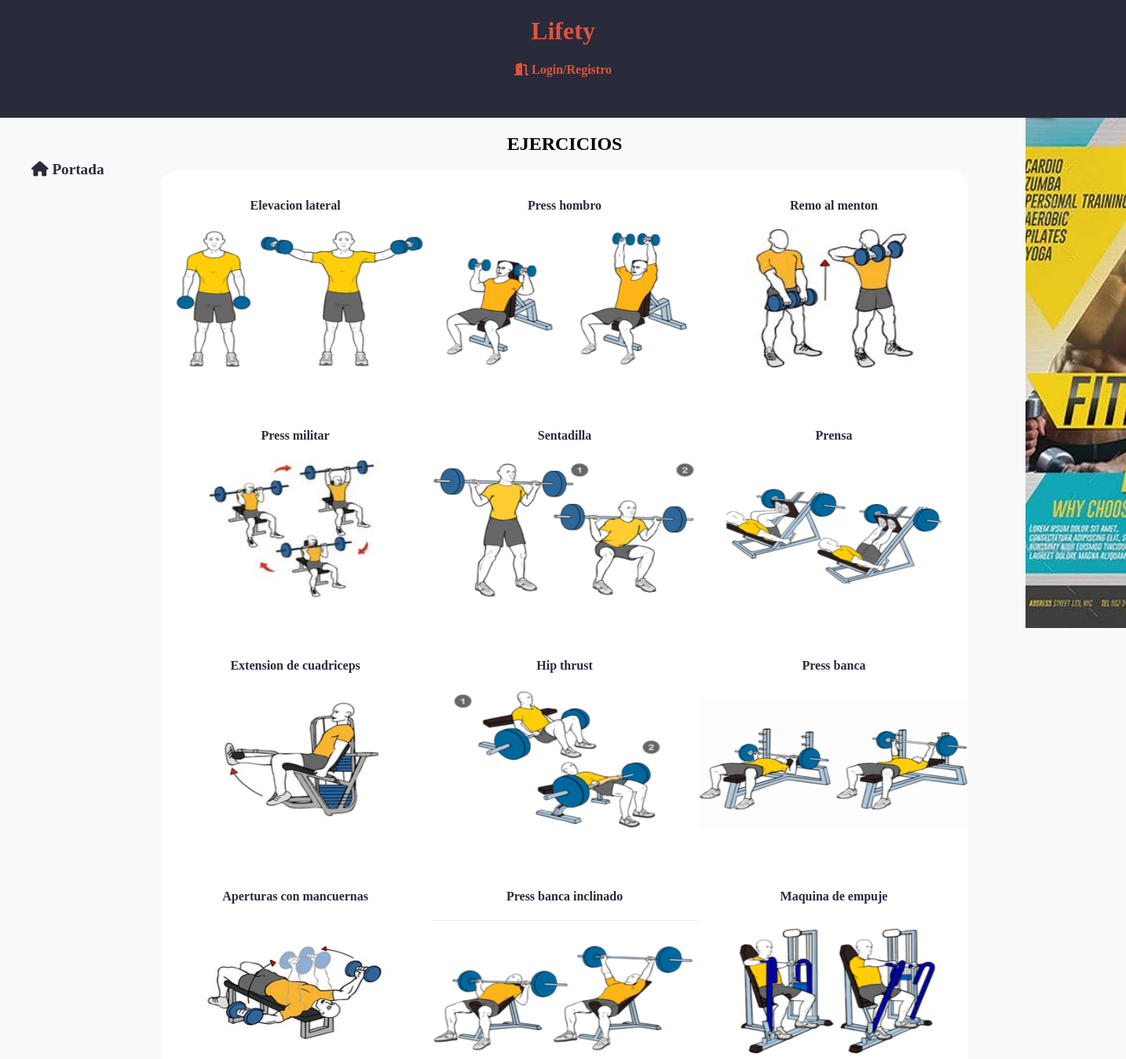
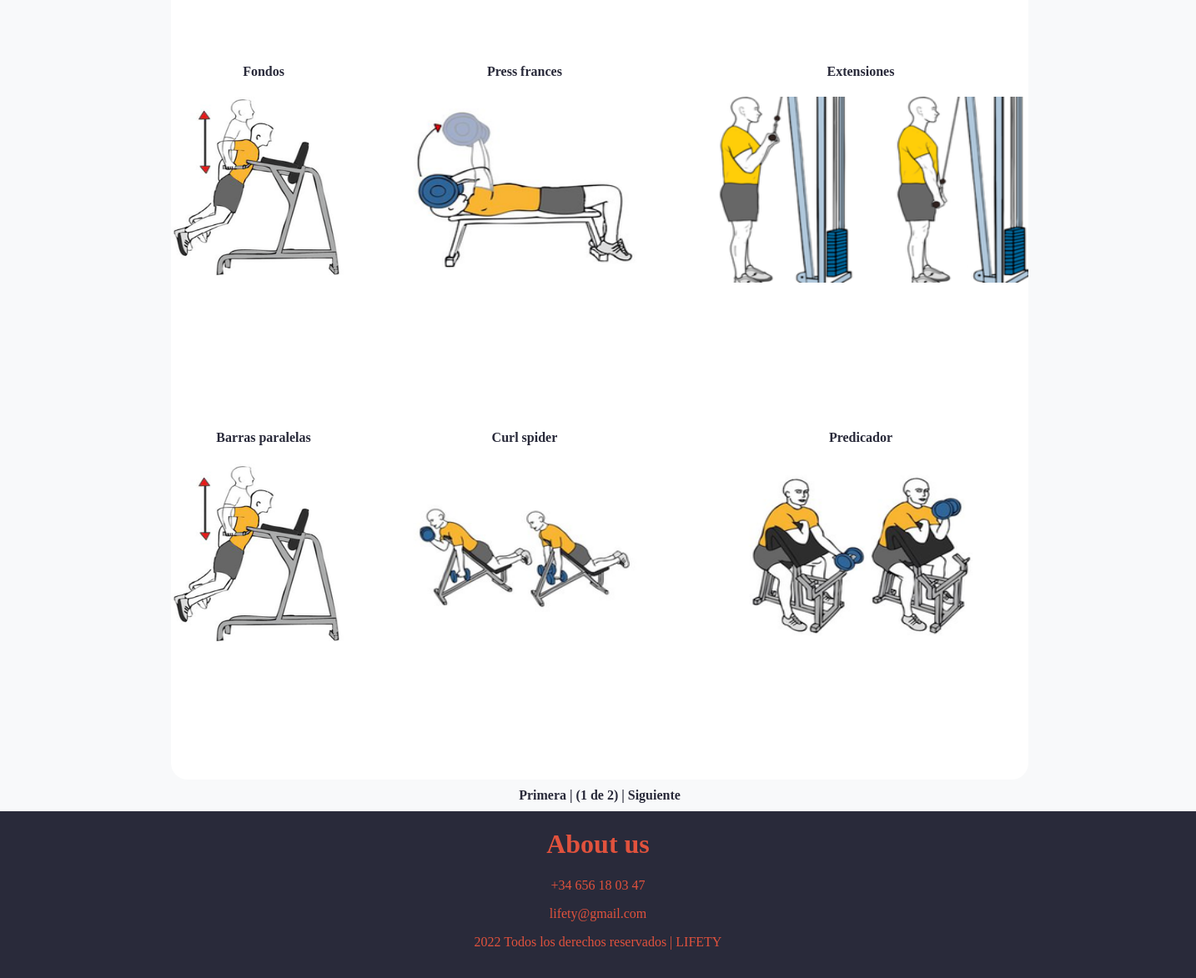
Page /ejercicios.php on the committed database (2 pictures, top to bottom).
### tables this page shows
CREATE TABLE `ejercicios` (
  `id_ejercicio` int(5) NOT NULL AUTO_INCREMENT,
  `tipo` int(1) NOT NULL,
  `musculo` varchar(40) DEFAULT NULL,
  `nombre` varchar(40) DEFAULT NULL,
  `descripcion` mediumtext NOT NULL,
  PRIMARY KEY (`id_ejercicio`)
);

CREATE TABLE `anuncio` (
  `id_anuncio` int(5) unsigned NOT NULL AUTO_INCREMENT,
  `nombre_empresa` varchar(20) NOT NULL,
  `contenido` mediumtext NOT NULL,
  `imagen` varchar(50) NOT NULL,
  `link` varchar(50) NOT NULL,
  PRIMARY KEY (`id_anuncio`),
  KEY `Empresa_FK` (`nombre_empresa`),
  CONSTRAINT `Empresa_FK` FOREIGN KEY (`nombre_empresa`) REFERENCES `empresas` (`nombre`) ON DELETE CASCADE ON UPDATE CASCADE
);

### includes/clases/appweb/Aplicacion.php (called while the page is built, shortened)
<?php
class Aplicacion {
    private static $instancia;
    private $inicializada;
    private function __construct() {
        $this->inicializada = false;
    }
    public function init($bdDatosConexion, $rutaApp = '/', $dirInstalacion = __DIR__) {
        if (!$this->inicializada) {
            $this->rutaRaizApp = $rutaApp;
            $this->inicializada = true;
        }
    }
    public function resuelve($path = '') {
        $rutaAppLongitudPrefijo = mb_strlen($this->rutaRaizApp);
        if (mb_strlen($path) > 0 && mb_substr($path, 0, 1) !== '/') {
            $path = '/' . $path;
        }
        return $this->rutaRaizApp . $path;
    }
    public function usuarioLogueado() {
        return ($_SESSION['login'] ?? false) === true;
    }
    public function esProfesional() {
        return $this->usuarioLogueado() && $_SESSION['rol'] == Personas::PROFESSIONAL_ROLE;
    }
    public function buildUrl($relativeURL, $params = []) {
        $url = $this->resuelve($relativeURL);
        $query = self::buildParams($params);
        if (!empty($query)) {
            $url .= '?' . $query;
        }
        return $url;
    }
    public static function buildParams($params, $separator = '&', $enclosing = '') {
        $query = '';
        $numParams = 0;
        foreach ($params as $param => $value) {
            if ($value != null) {
                if ($numParams > 0) {
                    $query .= $separator;
                }
                $query .= "{$param}={$enclosing}{$value}{$enclosing}";
                $numParams++;
            }
        }
        return $query;
    }
    public static function getInstance() {
        if (!self::$instancia instanceof self) {
            self::$instancia = new static();
        }
        return self::$instancia;
    }
}

### includes/clases/appweb/contenido/Ejercicios.php (called while the page is built, shortened)
<?php
class Ejercicios {
    public static function getData(){
        $conn = Aplicacion::getInstance()->getConexionBd();
        $query = sprintf("SELECT * FROM ejercicios");
        $rs = $conn->query($query);
        $result = array();
        try {
            $rs = $conn->query($query);
            while ($fila = $rs->fetch_assoc()) {
                array_push($result, $fila);
            }
        } finally {
            if ($rs != null)
                $rs->free();
        }
        return $result;
    }
}

### includes/config.php (called while the page is built, shortened)
<?php
spl_autoload_register(function ($class) {
    $prefix = '';
    $base_dir = __DIR__ . '/clases/';
    $len = strlen($prefix);
    $relative_class = substr($class, $len);
    $file = $base_dir . str_replace('\\', '/', $relative_class) . '.php';
});

### includes/clases/appweb/publicidad/BannerAnuncio.php (called while the page is built, shortened)
<?php
class BannerAnuncio {
    static public function LogicaBanner(){
        $conn = Aplicacion::getInstance()->getConexionBd();
        $query = sprintf("SELECT * FROM anuncio ORDER BY RAND() LIMIT 1");
        $rs = $conn->query($query);
        $fila = $rs->fetch_assoc();
        $array = array();
        array_push($array, $fila["contenido"],$fila["imagen"],$fila["link"]);
        return $array;
    }
}

### includes/vistas/helpers/ejercicios.php (the view, shortened to what this page needs)
<?php
function muestraEjercicio($ejercicio) {
   $app = Aplicacion::getInstance();
   $verURL = $app->buildUrl('ejercicio.php', [
       'id' => $ejercicio['id_ejercicio']
   ]);
   $ruta = RUTA_IMGS;
   return <<<EOS
   <a href="{$verURL}">
        <h4> {$ejercicio['nombre']} </h4>
        <img src="$ruta/ejercicios/$ejercicio[id_ejercicio].png" alt="LIFETY">
    </a>
   EOS;
}
function listaListaEjerciciosPaginadas($ejercicios, $url, $numPorPagina = 18, $numPagina = 1) {
    return listaListaejerciciosPaginadasRecursivo($ejercicios, $url,  1, $numPorPagina, $numPagina);
}
function listaListaEjerciciosPaginadasRecursivo($ejercicios, $url, $nivel = 1, $numPorPagina = 18, $numPagina = 1) {
    $primerejercicio = ($numPagina - 1) * $numPorPagina;
    $app = Aplicacion::getInstance();
    $numejercicios = count($ejercicios);
    $haySiguientePagina = false;
    if ($numejercicios > $numPorPagina + $primerejercicio) {
        $haySiguientePagina = true;
    }
    if($app->esProfesional()){
        $form = new appweb\contenido\FormularioCreaEjercicio();
        $html = $form->gestiona();
    }
    else $html = '';
    $html .= '<div class=ejercicios>';
    $auxiliar = 0;
    for($idx = $primerejercicio; $idx < $primerejercicio + $numPorPagina && $idx < $numejercicios; $idx++) {
        if(!$auxiliar) $html .= '<div class="fila">';
        $id= 'row'.$auxiliar;
        $html .= "<div id=$id>";
        $auxiliar += 1;
        $ejercicio = $ejercicios[$idx];
        $html .= muestraEjercicio($ejercicio);
        $html .= '</div>';
        if($auxiliar == 3){
            $auxiliar = 0;
            $html .= '</div>';
        }
    }
    $html .= '</div>';
    if ($nivel == 1) {
        $clasesPrevia='deshabilitado';
        $clasesSiguiente = 'deshabilitado';
        $hrefPrevia = '';
        $hrefSiguiente = '';
        if ($haySiguientePagina) {
            $paginaSiguiente = $numPagina + 1;
            $clasesSiguiente = '';
            $hrefSiguiente = $app->buildUrl($url, [
            'numPagina' => $paginaSiguiente,
            'numPorPagina' => $numPorPagina]);
        }
        $numejercicios = count($ejercicios);
        $nPaginas = $numejercicios / $numPorPagina;
        $nPaginas = ceil($nPaginas);
        $botonAnterior = ($numPagina != 1) ? "<a class='boton $clasesPrevia' href='$hrefPrevia'>Previa</a>" : "Primera";
        $botonSiguiente = ($haySiguientePagina) ? "<a class='boton $clasesSiguiente' href='$hrefSiguiente'>Siguiente</a>" : "Última";
        $html .=<<<EOS
            <div id=paginas>
            $botonAnterior
            | ($numPagina de $nPaginas) |
            $botonSiguiente
            </div>
        EOS;
    }
    return $html;
}

### ejercicios.php (shortened to what this page needs)
<?php
require_once __DIR__.'/includes/config.php';
require_once __DIR__.'/includes/vistas/helpers/ejercicios.php';
$numPagina = filter_input(INPUT_GET, 'numPagina', FILTER_SANITIZE_NUMBER_INT) ?? 1;
$numPorPagina = filter_input(INPUT_GET, 'numPorPagina', FILTER_SANITIZE_NUMBER_INT) ?? 18;
$ejercicios = appweb\contenido\Ejercicios::getData();
$lista = listaListaEjerciciosPaginadas($ejercicios, 'ejercicios.php', $numPorPagina, $numPagina);
$contenidoPrincipal = <<<EOS
<h1>EJERCICIOS</h1>
$lista
EOS;
require __DIR__.'/includes/vistas/plantillas/plantilla.php';

### includes/vistas/plantillas/plantilla.php (shortened to what this page needs)
<!DOCTYPE html>
<html>
    <head>
        <link rel="stylesheet" type="text/css" href="<?= RUTA_CSS ?>/estilo.css" />
    </head>
    <body>
        <div id="contenedor">
            <?php
                require(RAIZ_APP.'/vistas/comun/cabecera.php');
                require(RAIZ_APP.'/vistas/comun/menu.php');
            ?>
            <main>
                <article>
                    <?= $contenidoPrincipal ?>
                </article>
            </main>
            <?php
                require(RAIZ_APP.'/vistas/comun/anuncios.php');
                require(RAIZ_APP.'/vistas/comun/pie.php');
            ?>
        </div>
    </body>
</html>

### includes/vistas/comun/cabecera.php (shortened to what this page needs)
<?php
function mostrarSaludo() {
    $app = Aplicacion::getInstance();
    $rutaApp = RUTA_APP;
    $html = "";
    if ($app->usuarioLogueado()) {
        $html .= "{$app->nombreUsuario()} ";
        $html .= "<a href='{$rutaApp}/micuenta.php'><i class='fa-solid fa-circle-user'></i></a> ";
        $html .= "<a href='{$rutaApp}/logout.php'><i class='fa-solid fa-right-from-bracket'></i></a>";
    } else {
        $html .= "<a href='{$rutaApp}/login.php#'><i class='fa-solid fa-door-open'></i> Login/Registro</a>";
    }
    return $html;
}
?>
<header>
    <div class="logo">
        <h1>Lifety</h1>
    </div>
    <div class="saludo">
        <?= mostrarSaludo() ?>
    </div>
</header>

### includes/vistas/comun/menu.php (shortened to what this page needs)
<?php
function htmlmenu() {
    $app = Aplicacion::getInstance();
    $html = "<li><a href=".RUTA_APP."/index.php><i class='fa-solid fa-house'></i> Portada</a></li>";
    return $html;
}
?>
<nav>
    <div class="navbar">
        <div class="container nav-container">
            <div class="menu-items">
                <ul>
                    <?php echo htmlmenu() ?>
                </ul>
            </div>
        </div>
    </div>
</nav>

### includes/vistas/comun/anuncios.php (shortened to what this page needs)
<aside>
    <div id="actua">
    <?php
    echo ActualizarAnuncio::htmlbanner();
    ?>
    </div>
</aside>

### includes/clases/appweb/publicidad/ActualizarAnuncio.php (shortened to what this page needs)
<?php
class ActualizarAnuncio {
    static function htmlbanner(){
       $array = BannerAnuncio::LogicaBanner();
       $img = RUTA_IMGS;
       $contenido = $array[0];
       $imagen = $array[1];
       $link = $array[2];
       return "<a href='$link' title = '$contenido'>
       <img src='$img/anuncios/$imagen'/></a>";
    }
}

### includes/vistas/comun/pie.php
<footer>
    <h1>About us</h1>
    <p>+34 656 18 03 47</p>
    <p>lifety@gmail.com</p>
    <p>2022 Todos los derechos reservados | LIFETY</p>
</footer>

### src/css/estilo.css (style rules this page uses)
body { position : absolute; width : 100%; height : 100%; margin : 0; padding : 0; font-family: Century; background-color: #f8f9fa; }
body:before { content: ""; position: fixed; display: block; top: 0; left: 0; display: block; width: 100%; height: 100%; }
h1 { text-align: center; }
article { width: 100%; }
#contenedor { margin: auto; background-color: #f8f9fa; display: grid; height : 100%; width : 100%; grid-template-rows: 150px auto 200px; grid-template-columns: minmax(10%, auto) minmax(auto, 80%) minmax(auto, 10%); grid-template-areas: "cabecera cabecera cabecera" "menu contenido anuncios" "pie pie pie"; position:relative; z-index: 6; }
header { background-color: #292a3a; color: #e1523d ; text-align: center; grid-area: cabecera; }
.saludo a, .saludo a:visited { color: #e1523d; font-weight: bold; text-decoration: none; }
nav { background-color: #f8f9fa; grid-area: menu; margin-right: 15px; }
nav a, nav a:visited { color: #292a3a; font-weight: bold; text-decoration: none; }
nav a, nav li { color: #e1523d; }
nav a, nav h3 { color: #e1523d; }
.navbar .menu-items li { margin-bottom: 1.2rem; font-size: 1.5rem; font-weight: 500; }
.navbar .nav-container li, .recetas li, .temas li, .nivel li, .noticias li, .ejercicios li { list-style: none; }
.navbar .nav-container a { color: #292a3a; font-weight: bold; font-size: 1.2rem; }
.nav-container { display: block; position: relative; }
aside { background-color: #f8f9fa; grid-area: anuncios; margin-left: 15px; }
main { margin: 0 auto; background-color: #f8f9fa; grid-area: contenido; width: 90%; }
footer { clear: both; background-color: #292a3a; color: #e1523d; text-align: center; grid-area: pie; }
#paginas { margin-top: 10px; margin-bottom: 10px; text-align: center; color: #292a3a; font-weight: bold; }
#paginas a, #paginas a:visited { color: #292a3a; font-weight: bold; text-decoration: none; }
.ejercicios img { width : 100%; height: 60%; }
.ejercicios { background: #FFFFFF; padding-top: 15px; border-radius: 20px; width: 100%; text-align: center; }
.ejercicios a, .ejercicios a:visited { color: #292a3a; font-weight: bold; text-decoration: none; }
.fila { display: grid; grid-template-columns: auto auto auto; grid-template-rows: auto; grid-template-areas: "izq" "centro" "der"; }

### rows in the picture
ejercicios: nombre "Elevacion lateral", shows a picture
ejercicios: nombre "Press hombro", shows a picture
ejercicios: nombre "Remo al menton", shows a picture
ejercicios: nombre "Press militar", shows a picture
ejercicios: nombre "Sentadilla", shows a picture
ejercicios: nombre "Prensa", shows a picture
ejercicios: nombre "Extension de cuadriceps", shows a picture
ejercicios: nombre "Hip thrust", shows a picture
ejercicios: nombre "Press banca", shows a picture
ejercicios: nombre "Aperturas con mancuernas", shows a picture
ejercicios: nombre "Press banca inclinado", shows a picture
ejercicios: nombre "Maquina de empuje", shows a picture
ejercicios: nombre "Fondos", shows a picture
ejercicios: nombre "Press frances", shows a picture
ejercicios: nombre "Extensiones", shows a picture
ejercicios: nombre "Barras paralelas", shows a picture
ejercicios: nombre "Curl spider", shows a picture
ejercicios: nombre "Predicador", shows a picture
anuncio: imagen (picture)

### other values in the picture
$numPagina "1"
$nPaginas "2"
